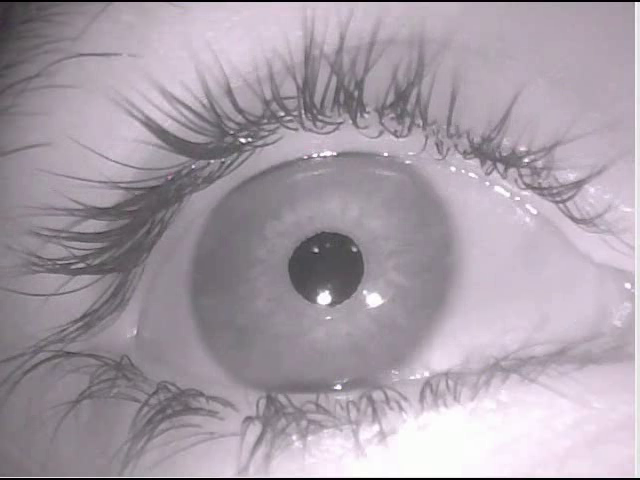
#> input picture frame 75 of DetecaoPupila/inputs/eye01.mov, 640 x 480 px
$ python Ex701_pupil_detector.py   (older library calls are emulated)
#> lines starting #> are read from the running program, lines starting #| are printed output that depends on the picture; after the words box and inside, x2 and y2 are one past the last pixel; in counts of white or black regions, pixels touching at a corner belong together
### DetecaoPupila/BlobProperties.py
#<!--------------------------------------------------------------------------->
#<!--                   ITU - IT University of Copenhage                    -->
#<!--                      Computer Science Department                      -->
#<!--                    Eye Information Research Group                     -->
#<!--       Introduction to Image Analysis and Machine Learning Course      -->
#<!-- File       : BlobProperties.py                                        -->
#<!-- Description: Get descriptors of contour-based connected components    -->
#<!-- Author     : Fabricio Batista Narcizo                                 -->
#<!--            : Rued Langgaards Vej 7 - 4D25 - DK-2300 - Kobenhavn S.    -->
#<!--            : fabn[at]itu[dot]dk                                       -->
#<!-- Responsable: Dan Witzner Hansen (witzner[at]itu[dot]dk)               -->
#<!--              Fabricio Batista Narcizo (fabn[at]itu[dot]dk)            -->
#<!-- Information: You DO NOT need to change this file                      -->
#<!-- Date       : 12/03/2018                                               -->
#<!-- Change     : 12/03/2018 - Creation of this class                      -->
#<!-- Review     : 12/03/2018 - Finalized                                   -->
#<!--------------------------------------------------------------------------->

__version__ = "$Revision: 2018031201 $"

########################################################################
import cv2
import math

from ClassProperty import ClassProperty

########################################################################
class BlobProperties:
    """BlobProperties Class is used to manager the blob properties extraction."""

    #----------------------------------------------------------------------#
    #                           Class Attributes                           #
    #----------------------------------------------------------------------#
    __Instance = None

    #----------------------------------------------------------------------#
    #                         Static Class Methods                         #
    #----------------------------------------------------------------------#
    @ClassProperty
    def Instance(self):
        """Create an instance to manager the blob properties extraction."""
        if self.__Instance is None:
            self.__Instance = Properties()
        return self.__Instance

    #----------------------------------------------------------------------#
    #                   BlobProperties Class Constructor                   #
    #----------------------------------------------------------------------#
    def __init__(self):
        """This constructor is never used by the system."""
        pass

    #----------------------------------------------------------------------#
    #                            Class Methods                             #
    #----------------------------------------------------------------------#
    def __repr__(self):
        """Gets an object representation in a string format."""
        return "IAMLTools.BlobProperties object."

class Properties(object):
    """
    This class is used for getting descriptors of contour-based connected
    components.

    The main method to use is: getContourProperties(contour, properties=[]):
    contour: the contours variable found by cv2.findContours()
    properties: list of strings specifying which properties should be
                calculated and returned.

    The following properties can be specified:
    Approximation: A contour shape to another shape with less number of vertices.
    Area: Area within the contour - float.
    Boundingbox: Bounding box around contour - 4 tuple (topleft.x, topleft.y,
                                                        width, height).
    Centroid: The center of contour - (x, y).
    Circle: The the circumcircle of an object.
    Circularity: Used to check if the countour is a circle.
    Convexhull: Calculates the convex hull of the contour points.
    Extend: Ratio of the area and the area of the bounding box. Expresses how
            spread out the contour is.
    Ellipse: Fit an ellipse around the contour.
    IsConvex: Boolean value specifying if the set of contour points is convex.
    Length: Length of the contour
    Moments: Dictionary of moments.
    Perimeter: Permiter of the contour - equivalent to the length.
    RotatedBox: Rotated rectangle as a Box2D structure.

    Returns: Dictionary with key equal to the property name.

    Example:
        image, contours, hierarchy = cv2.findContours(image, cv2.RETR_LIST,
                                                      cv2.CHAIN_APPROX_SIMPLE)
        goodContours = []
        for contour in contours:
            vals = IAMLTools.getContourProperties(contour, ["Area", "Length",
                                                            "Centroid", "Extend",
                                                            "ConvexHull"])
            if vals["Area"] > 100 and vals["Area"] < 200:
                goodContours.append(contour)
    """

    #----------------------------------------------------------------------#
    #                     Properties Class Constructor                     #
    #----------------------------------------------------------------------#
    def __init__(self):
        """Properties Class Constructor."""
        pass

    #----------------------------------------------------------------------#
    #                         Public Class Methods                         #
    #----------------------------------------------------------------------#
    def getContourProperties(self, contour, properties=[]):
        """Calcule and return a list of strings specifying by properties."""
        # Initial variables.
        failInInput  = False
        props = {}

        for prop in properties:
            prop = str(prop).lower()

            if prop == "approximation":
                props.update({"Approximation" : self.__CalculateApproximation(contour)})
            if prop == "area":
                props.update({"Area" : self.__CalculateArea(contour)})
            elif prop == "boundingbox":
                props.update({"BoundingBox" : self.__CalculateBoundingBox(contour)})
            elif prop == "centroid":
                props.update({"Centroid" : self.__CalculateCentroid(contour)})
            elif prop == "circle":
                props.update({"Circle" : self.__CalculateCircle(contour)})
            elif prop == "convexhull":
                props.update({"ConvexHull" : self.__CalculateConvexHull(contour)})
            elif prop == "extend":
                props.update({"Extend" : self.__CalculateExtend(contour)})
            elif prop == "ellipse":
                props.update({"Ellipse" : self.__CalculateEllipse(contour)})
            elif prop == "isconvex":
                props.update({"IsConvex" : self.__IsConvex(contour)})
            elif prop == "length":
                props.update({"Length" : self.__CalculateLength(contour)})
            elif prop == "moments":
                props.update({"Moments" : self.__CalculateMoments(contour)})
            elif prop == "perimeter":
                props.update({"Perimeter" : self.__CalculatePerimeter(contour)})
            elif prop == "rotatedbox":
                props.update({"RotatedBox" : self.__CalculateRotatedBox(contour)})
            elif prop == "circularity":
                props.update({"Circularity" : self.__CalculateCircularity(contour)})
            elif failInInput:
                pass
            else:
                print("\t--" * 20)
                print("\t*** PROPERTY ERROR " + prop + " DOES NOT EXIST ***")
                print("\tTHIS ERROR MESSAGE WILL ONLY BE PRINTED ONCE")
                print("\--" * 20)
                failInInput = True

        return props

    #----------------------------------------------------------------------#
    #                        Private Class Methods                         #
    #----------------------------------------------------------------------#
    # [7 lines left out: function __CalculateApproximation, not called in this run]

    def __CalculateArea(self, contour):
        """
        Calculate the contour area by the function cv2.contourArea() or
        from moments, M["m00"].
        """
        return cv2.contourArea(contour)

    # [8 lines left out: function __CalculateBoundingBox, not called in this run]

    def __CalculateCentroid(self, contour):
        """
        Calculates the centroid of the contour. Moments up to the third
        order of a polygon or rasterized shape.
        """
        moments = cv2.moments(contour)

        centroid = (-1, -1)
        if moments["m00"] != 0:
            centroid = (int(round(moments["m10"] / moments["m00"])),
                        int(round(moments["m01"] / moments["m00"])))

        return centroid

    # [51 lines left out: functions __CalculateCircle, __CalculateConvexHull, __CalculateEllipse, __CalculateExtend, __IsConvex, __CalculateLength and 1 more, not called in this run]

    def __CalculatePerimeter(self, curve):
        """Calculates a contour perimeter or a curve length."""
        return cv2.arcLength(curve, True)

    # [8 lines left out: function __CalculateRotatedBox, not called in this run]

    def __CalculateCircularity(self,contour):

        perimeter = cv2.arcLength(contour, True)
        #print(perimeter)
        area = cv2.contourArea(contour)
        val = 0
        if (perimeter != 0 ):

            #print('\t',area)
            val = float (4 * 3.1415 * area)/(perimeter ** 2)

        return val


### DetecaoPupila/IAMLTools.py

__version__ = "$Revision: 2018021201 $"

########################################################################
import cv2
import math
import numpy as np
import matplotlib.pyplot as plt

from BlobProperties import BlobProperties

########################################################################

#<!--------------------------------------------------------------------------->
#<!--                               Functions                               -->
#<!--------------------------------------------------------------------------->
# [119 lines left out: functions getHomographyFromMouse, estimateHomography, not called in this run]

def getContourProperties(contour, properties=[]):
    """
    This function is used for getting descriptors of contour-based connected
    components.

    The main method to use is: getContourProperties(contour, properties=[]):
    contour: the contours variable found by cv2.findContours()
    properties: list of strings specifying which properties should be
                calculated and returned.

    The following properties can be specified:
    Approximation: A contour shape to another shape with less number of vertices.
    Area: Area within the contour - float.
    Boundingbox: Bounding box around contour - 4 tuple (topleft.x, topleft.y,
                                                        width, height).
    Centroid: The center of contour - (x, y).
    Circle: The the circumcircle of an object.
    Circularity: Used to check if the countour is a circle.
    Convexhull: Calculates the convex hull of the contour points.
    Extend: Ratio of the area and the area of the bounding box. Expresses how
            spread out the contour is.
    Ellipse: Fit an ellipse around the contour.
    IsConvex: Boolean value specifying if the set of contour points is convex.
    Length: Length of the contour
    Moments: Dictionary of moments.
    Perimiter: Permiter of the contour - equivalent to the length.
    RotatedBox: Rotated rectangle as a Box2D structure.

    Returns: Dictionary with key equal to the property name.

    Example:
        image, contours, hierarchy = cv2.findContours(image, cv2.RETR_LIST,
                                                      cv2.CHAIN_APPROX_SIMPLE)
        goodContours = []
        for contour in contours:
            vals = IAMLTools.getContourProperties(contour, ["Area", "Length",
                                                            "Centroid", "Extend",
                                                            "ConvexHull"])
            if vals["Area"] > 100 and vals["Area"] < 200:
                goodContours.append(contour)
    """
    return BlobProperties.Instance.getContourProperties(contour, properties)

### DetecaoPupila/ClassProperty.py
#<!--------------------------------------------------------------------------->
#<!--                   ITU - IT University of Copenhage                    -->
#<!--                      Computer Science Department                      -->
#<!--                    Eye Information Research Group                     -->
#<!--       Introduction to Image Analysis and Machine Learning Course      -->
#<!-- File       : ClassProperty.py                                         -->
#<!-- Description: Class for managing the direct access to non-instanced    -->
#<!--              objects in IAMLTools                                     -->
#<!-- Author     : Fabricio Batista Narcizo                                 -->
#<!--            : Rued Langgaards Vej 7 - 4D25 - DK-2300 - Kobenhavn S.    -->
#<!--            : fabn[at]itu[dot]dk                                       -->
#<!-- Responsable: Dan Witzner Hansen (witzner[at]itu[dot]dk)               -->
#<!--              Fabricio Batista Narcizo (fabn[at]itu[dot]dk)            -->
#<!-- Information: This class is based on an example available in Stack     -->
#<!--              Overflow Website (http://goo.gl/5YUJAQ)                  -->
#<!-- Date       : 12/03/2018                                               -->
#<!-- Change     : 12/03/2018 - Creation of this class                      -->
#<!-- Review     : 12/03/2018 - Finalized                                   -->
#<!--------------------------------------------------------------------------->

__version__ = "$Revision: 2018031201 $"

########################################################################
class ClassProperty(object):

    #----------------------------------------------------------------------#
    #                   ClassProperty Class Constructor                    #
    #----------------------------------------------------------------------#
    """Class for managing the direct access to non-instanced objects."""
    def __init__(self, getter, instance="0"):
        """ClassProperty Class Constructor."""
#> further down, frame is the input picture: shape (480, 640, 3); mean B, G, R 168.4, 158.6, 168.3
        self.getter   = getter
        self.instance = instance

    #----------------------------------------------------------------------#
    #                            Class Methods                             #
    #----------------------------------------------------------------------#
    def __get__(self, instance, owner):
        """Get the current object instance."""
        return self.getter(owner)

### DetecaoPupila/Ex701_pupil_detector.py
#<!--------------------------------------------------------------------------->
#<!--                   ITU - IT University of Copenhage                    -->
#<!--                      Computer Science Department                      -->
#<!--                    Eye Information Research Group                     -->
#<!--       Introduction to Image Analysis and Machine Learning Course      -->
#<!-- File       : Ex701_pupil_detector.py                                  -->
#<!-- Description: Script to detect pupils in eye images using binary       -->
#<!--            : images and blob detection                                -->
#<!-- Author     : Fabricio Batista Narcizo                                 -->
#<!--            : Rued Langgaards Vej 7 - 4D25 - DK-2300 - Kobenhavn S.    -->
#<!--            : narcizo[at]itu[dot]dk                                    -->
#<!-- Responsable: Dan Witzner Hansen (witzner[at]itu[dot]dk)               -->
#<!--              Fabricio Batista Narcizo (fabn[at]itu[dot]dk)            -->
#<!-- Information: No additional information                                -->
#<!-- Date       : 12/03/2018                                               -->
#<!-- Change     : 12/03/2018 - Creation of this script                     -->
#<!-- Review     : 12/03/2018 - Finalized                                   -->
#<!--------------------------------------------------------------------------->

__version__ = "$Revision: 2018031201 $"

########################################################################
import cv2
import math
import numpy as np
import IAMLTools
import imutils
import BlobProperties
########################################################################

# [6 lines left out: function onValuesChange, not called in this run]
    #trackbarsValues["area"]  = cv2.getTrackbarPos("area", "Trackbars")

def showDetectedPupil(image, threshold, ellipses=None, centers=None, bestPupilID=None):
    """"
    Given an image and some eye feature coordinates, show the processed image.
    """
    # Copy the input image.
    processed = image.copy()
    if (len(processed.shape) == 2):
        processed = cv2.cvtColor(processed, cv2.COLOR_GRAY2BGR)

    # Draw the best pupil candidate:
    if (bestPupilID is not None and bestPupilID != -1):
        pupil  = ellipses[bestPupilID]
        center = centers[bestPupilID]

        cv2.ellipse(processed, pupil, (0, 255, 0), 2)

        if center[0] != -1 and center[1] != -1:
            cv2.circle(processed, (int(center[0]), int(center[1])), 5, (0, 255, 0), -1)
            print("VALUES -----> ",int(center[0]), " , " ,int(center[1]))

    # Show the processed image.
    cv2.imshow("Detected Pupil", processed)

def detectPupil(image, threshold=101, minimum=5, maximum=50):
    """
    Given an image, return the coordinates of the pupil candidates.
    """
#> called with threshold = 101, minimum = 5, maximum = 50
    # Create the output variable.
    bestPupilID = -1
    ellipses    = []
    centers     = []
    area        = []

    kernel  = np.ones((5,5),np.uint8)

    # Grayscale image.
    grayscale = image.copy()
    if len(grayscale.shape) == 3:
        grayscale = cv2.cvtColor(grayscale, cv2.COLOR_BGR2GRAY)


    # Define the minimum and maximum size of the detected blob.
    minimum = int(round(math.pi * math.pow(minimum, 2)))
    maximum = int(round(math.pi * math.pow(maximum, 2)))

    blur= cv2.bilateralFilter(grayscale,9,40,40)

    # Create a binary image.
    _, thres = cv2.threshold(blur, threshold, 255,cv2.THRESH_BINARY_INV)
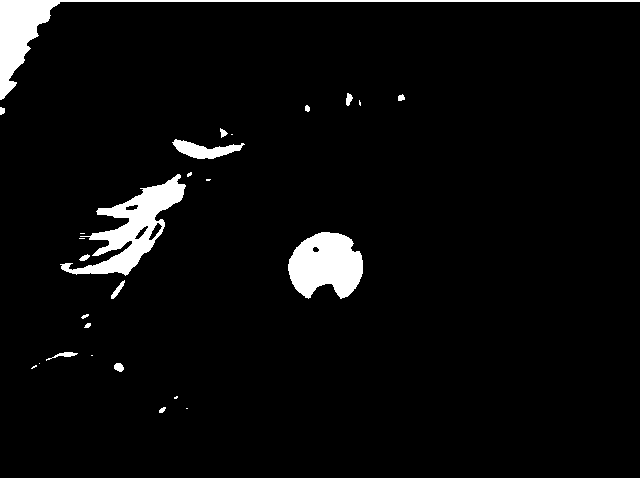
#> thres: shape (480, 640); 4.7% white; 28 white regions (11 under 20 px), largest, box (x1, y1, x2, y2) and area: (60, 174, 186, 276) 4198, (0, 0, 640, 100) 4086, (288, 232, 363, 299) 3666

    cls = cv2.morphologyEx(thres,cv2.MORPH_OPEN,kernel, iterations = 1)
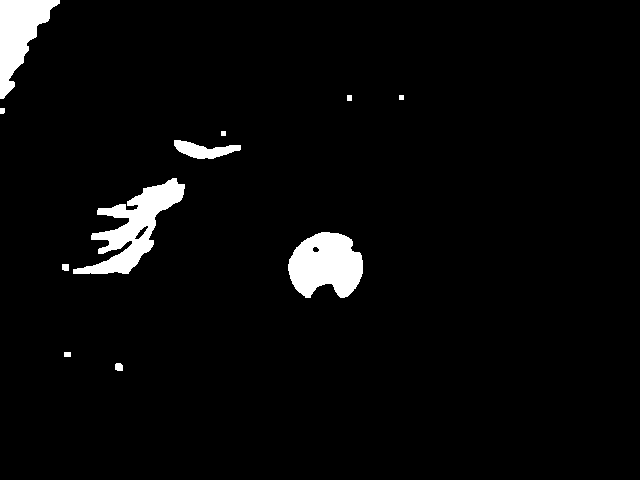
#> cls: shape (480, 640); 3.7% white; 11 white regions
    #dilation = cv2.dilate(cls,kernel,iterations = 1)
    #erosion = cv2.erode(dilation, kernel, iterations = 1)
    #dilatacao = cv2.dilate(thres,kernel, iterations = 1 )
    # Show the threshould image.
    cv2.imshow("Threshold", thres)

    # Find blobs in the input image.
    contours, hierarchy= cv2.findContours(thres, cv2.RETR_TREE, cv2.CHAIN_APPROX_SIMPLE)
#> contours = 32 contours, 15 with area under 20; largest, box (x1, y1, x2, y2) and area: (60, 174, 186, 276) 4106, (288, 232, 363, 299) 3576, (0, 0, 640, 100) 3366, (172, 139, 245, 159) 640, (0, 478, 640, 480) 639

    #<!--------------------------------------------------------------------------->
    #<!--                            YOUR CODE HERE                             -->
    #<!--------------------------------------------------------------------------->

    minRect = [None]*len(contours)
#> minRect = 32 items
#> (the rest of the program and of its run is left out)
